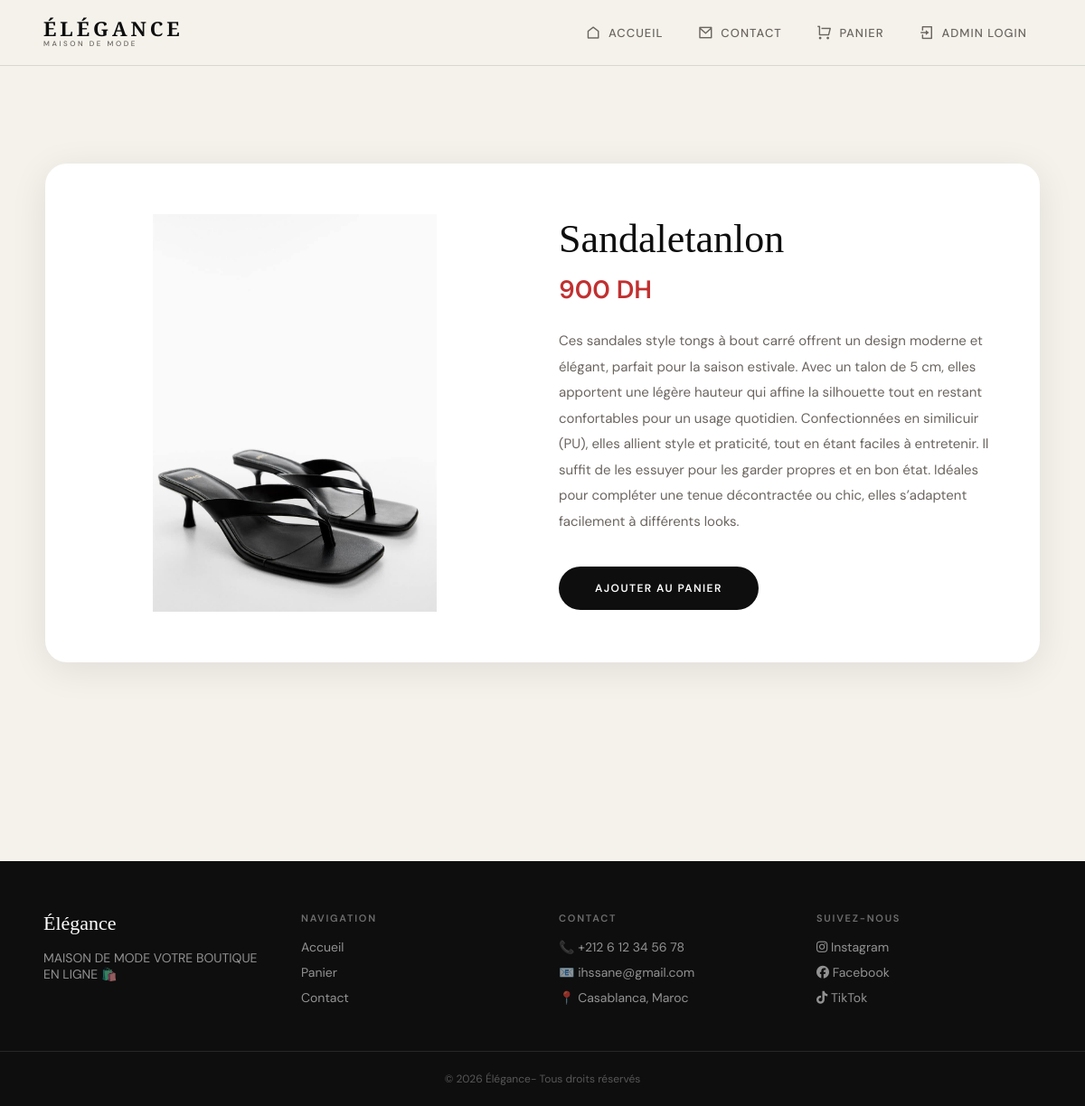
/details.php?id=10, run on the app's committed database.
### tables this page shows
CREATE TABLE `produits` (
  `id` int(11) NOT NULL,
  `nom` varchar(100) NOT NULL,
  `description` text NOT NULL,
  `image` varchar(255) NOT NULL,
  `prix` float NOT NULL,
  `stock_dispo` int(11) DEFAULT NULL,
  `genre` enum('Femme','Homme','Enfant') DEFAULT NULL
);

### details.php (the view, shortened to what this page needs)
<?php
include("connexion.php");
include("header.php");
$id = $_GET['id'] ?? 0;
$stmt = $pdo->prepare("SELECT * FROM produits WHERE id = ?");
$stmt->execute([$id]);
$row = $stmt->fetch();
?>
<!DOCTYPE html>
<html>
<head>
    <link rel="stylesheet" href="style.css">
</head>
<body>
<div class="container">
    <div class="detail-card">
        <img class="detail-img"
             src="images/<?php echo  ($row['image']); ?>"
             alt="<?php echo  ($row['nom']); ?>">
        <div class="detail-content">
            <h2><?php echo  ($row['nom']); ?></h2>
            <div class="detail-price">
                <?php echo $row['prix']; ?> DH
            </div>
            <div class="detail-description">
                <?php echo  ($row['description']); ?>
            </div>
            <a class="detail-btn"
               href="ajouter_panier.php?id=<?php echo $row['id']; ?>">
               Ajouter au panier
            </a>
        </div>
    </div>
</div>
<?php
include 'footer.php'; ?>
</body>
</html>

### style.css (style rules this page uses)
*, *::before, *::after { margin: 0; padding: 0; box-sizing: border-box; }
:root { --cream: #f5f2ec; --black: #0e0e0e; --warm-gray: #6b6560; --red: #c13030; --red-dark: #8f1f1f; --border: rgba(14, 14, 14, 0.12); --font-display: 'Cormorant Garamond', Georgia, serif; --font-body: 'DM Sans', system-ui, sans-serif; }
body { background: var(--cream); color: var(--black); font-family: var(--font-body); font-weight: 400; -webkit-font-smoothing: antialiased; }
.container { width: 92%; max-width: 1280px; margin: 0 auto; padding: 48px 0 80px; }
.detail-card { max-width: 1100px; margin: 60px auto; background: #fff; border-radius: 24px; padding: 56px; display: flex; align-items: center; gap: 72px; box-shadow: 0 8px 40px rgba(14, 14, 14, 0.09); }
.detail-img { width: 440px; height: 440px; object-fit: contain; flex-shrink: 0; border-radius: 16px; }
.detail-content h2 { font-family: var(--font-display); font-size: 44px; font-weight: 300; color: var(--black); margin-bottom: 12px; }
.detail-price { font-size: 28px; font-weight: 600; color: var(--red); margin-bottom: 24px; }
.detail-description { font-size: 15px; color: var(--warm-gray); line-height: 1.9; margin-bottom: 36px; }
.detail-btn { display: inline-block; background: var(--black); color: #fff; text-decoration: none; padding: 16px 40px; border-radius: 50px; font-size: 12px; font-weight: 600; letter-spacing: 0.12em; text-transform: uppercase; transition: background 0.25s, transform 0.2s; }

### data on the page
produits: image (picture), nom "Sandaletanlon", prix "900", description "Ces sandales style tongs à bout carré offrent un design moderne et élégant, parfait pour la saison estivale. Avec un talon de 5 cm, elles apportent une légère hauteur qui affine la silhouette tout en restant confortables pour un usage quotidien. Confectionnées en similicuir (PU), elles allient style et praticité, tout en étant faciles à entretenir. Il suffit de les essuyer pour les garder propres et en bon état. Idéales pour compléter une tenue décontractée ou chic, elles s’adaptent facilement à différents looks."
